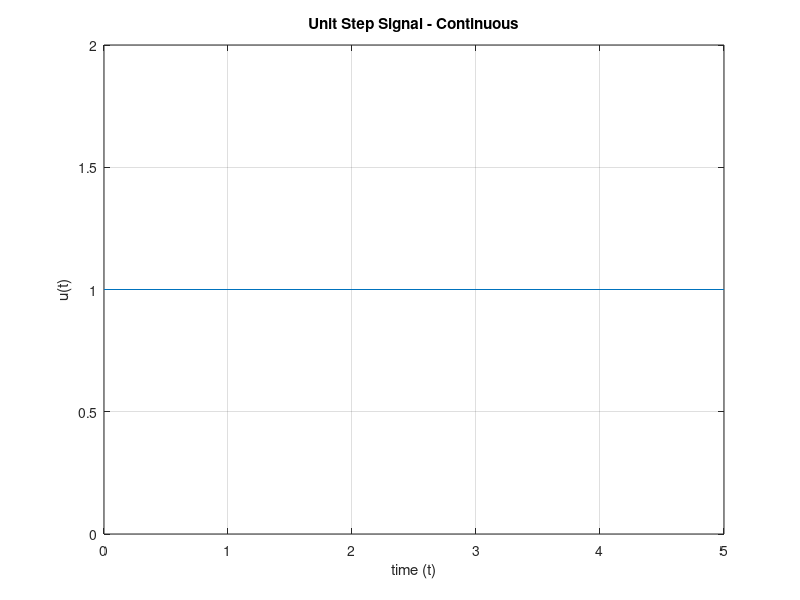

This figure's MATLAB source:
clc;
clear;
close all;
%{
u(t)={ 1 for t >=0 ; 0 for t< 0 }
%}

n=input('Enter the upper limit : ');
t=0:n;
x= t>=0;

plot(t, x);
ylim([0 2]);
xlabel('time (t)');
ylabel('u(t)');
title('Unit Step Signal - Continuous');
grid on;